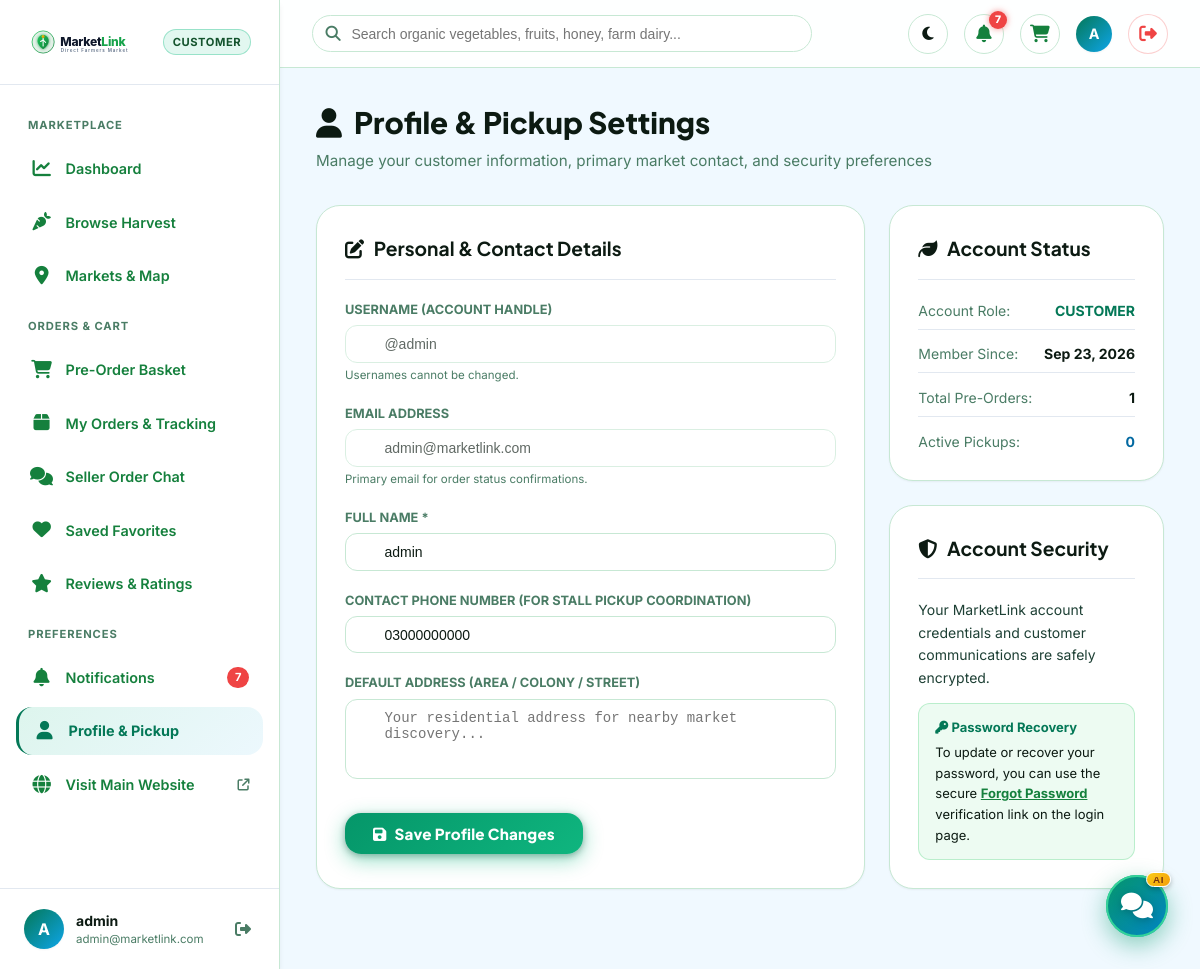
Page /customer/profile.php (signed in) on the committed database.
### tables this page shows
CREATE TABLE `customer_profiles` (
  `customer_id` int(11) NOT NULL,
  `full_name` varchar(100) NOT NULL,
  `default_address` text DEFAULT NULL,
  `saved_latitude` decimal(10,8) DEFAULT NULL,
  `saved_longitude` decimal(11,8) DEFAULT NULL,
  `created_at` datetime DEFAULT current_timestamp()
);

CREATE TABLE `users` (
  `user_id` int(11) NOT NULL,
  `username` varchar(50) NOT NULL,
  `email` varchar(100) NOT NULL,
  `password_hash` varchar(255) NOT NULL,
  `role` enum('admin','farmer','customer') NOT NULL,
  `status` enum('active','suspended','inactive') DEFAULT 'active',
  `phone_number` varchar(20) DEFAULT NULL,
  `profile_image` varchar(255) DEFAULT NULL,
  `created_at` datetime DEFAULT current_timestamp(),
  `updated_at` datetime DEFAULT current_timestamp() ON UPDATE current_timestamp()
);

### customer/profile.php (the view, shortened to what this page needs)
<?php
$activePage = 'profile';
require_once __DIR__ . '/includes/customer_header.php';
$stmt = $pdo->prepare("SELECT u.username, u.email, u.phone_number, cp.full_name, cp.default_address, u.created_at as member_since
                       FROM users u
                       LEFT JOIN customer_profiles cp ON u.user_id = cp.customer_id
                       WHERE u.user_id = :uid LIMIT 1");
$stmt->execute([':uid' => $currentUserId]);
$profileData = $stmt->fetch();
$tcStmt = $pdo->prepare("SELECT COUNT(*) FROM orders WHERE customer_id = :uid");
$tcStmt->execute([':uid' => $currentUserId]);
$totalOrdersCount = (int)$tcStmt->fetchColumn();
$acStmt = $pdo->prepare("SELECT COUNT(*) FROM orders WHERE customer_id = :uid AND order_status IN ('placed','accepted','ready_for_pickup')");
$acStmt->execute([':uid' => $currentUserId]);
$activeOrdersCount = (int)$acStmt->fetchColumn();
?>
<div class="page-header-row">
  <div>
    <h1 class="page-heading">
      <span><i class="fa-solid fa-user" aria-hidden="true"></i></span> Profile & Pickup Settings
    </h1>
    <p class="page-subheading">
      Manage your customer information, primary market contact, and security preferences
    </p>
  </div>
</div>
<div class="dashboard-grid-2">
  <div class="portal-card">
    <div class="portal-card-header">
      <h3 class="portal-card-title">
        <span><i class="fa-solid fa-pen-to-square" aria-hidden="true"></i></span> Personal & Contact Details
      </h3>
    </div>
    <form method="POST">
      <div style="margin-bottom:1.25rem;">
        <label style="display:block; font-size:0.8rem; font-weight:700; color:var(--text-muted); text-transform:uppercase; margin-bottom:0.4rem;">
          Username (Account Handle)
        </label>
        <input type="text" value="@<?= htmlspecialchars($profileData['username']) ?>" disabled class="topbar-search-input" style="border-radius:var(--radius-md); opacity:0.65; cursor:not-allowed;">
        <span style="font-size:0.72rem; color:var(--text-muted); margin-top:0.25rem; display:block;">Usernames cannot be changed.</span>
      </div>
      <div style="margin-bottom:1.25rem;">
        <label style="display:block; font-size:0.8rem; font-weight:700; color:var(--text-muted); text-transform:uppercase; margin-bottom:0.4rem;">
          Email Address
        </label>
        <input type="email" value="<?= htmlspecialchars($profileData['email']) ?>" disabled class="topbar-search-input" style="border-radius:var(--radius-md); opacity:0.65; cursor:not-allowed;">
        <span style="font-size:0.72rem; color:var(--text-muted); margin-top:0.25rem; display:block;">Primary email for order status confirmations.</span>
      </div>
      <div style="margin-bottom:1.25rem;">
        <label style="display:block; font-size:0.8rem; font-weight:700; color:var(--text-muted); text-transform:uppercase; margin-bottom:0.4rem;">
          Full Name *
        </label>
        <input type="text" name="full_name" value="<?= htmlspecialchars($profileData['full_name'] ?? '') ?>" required class="topbar-search-input" style="border-radius:var(--radius-md);">
      </div>
      <div style="margin-bottom:1.25rem;">
        <label style="display:block; font-size:0.8rem; font-weight:700; color:var(--text-muted); text-transform:uppercase; margin-bottom:0.4rem;">
          Contact Phone Number (For Stall Pickup Coordination)
        </label>
        <input type="tel" name="phone_number" value="<?= htmlspecialchars($profileData['phone_number'] ?? '') ?>" placeholder="e.g. 03001234567" class="topbar-search-input" style="border-radius:var(--radius-md);">
      </div>
      <div style="margin-bottom:1.75rem;">
        <label style="display:block; font-size:0.8rem; font-weight:700; color:var(--text-muted); text-transform:uppercase; margin-bottom:0.4rem;">
          Default Address (Area / Colony / Street)
        </label>
        <textarea name="default_address" class="topbar-search-input" style="border-radius:var(--radius-md); height:80px; resize:none;" placeholder="Your residential address for nearby market discovery..."><?= htmlspecialchars($profileData['default_address'] ?? '') ?></textarea>
      </div>
      <button type="submit" class="btn-primary" style="padding:0.7rem 1.75rem; font-size:0.95rem; cursor:pointer;">
        <span><i class="fa-solid fa-floppy-disk" aria-hidden="true"></i></span> Save Profile Changes
      </button>
    </form>
  </div>
  <div style="display:flex; flex-direction:column; gap:1.5rem;">
    <div class="portal-card">
      <div class="portal-card-header">
        <h3 class="portal-card-title">
          <span><i class="fa-solid fa-leaf" aria-hidden="true"></i></span> Account Status
        </h3>
      </div>
      <div style="display:flex; flex-direction:column; gap:0.85rem; font-size:0.875rem;">
        <div style="display:flex; justify-content:space-between; border-bottom:1px solid var(--border-subtle); padding-bottom:0.5rem;">
          <span style="color:var(--text-muted);">Account Role:</span>
          <strong style="color:var(--emerald-400); text-transform:uppercase;">Customer</strong>
        </div>
        <div style="display:flex; justify-content:space-between; border-bottom:1px solid var(--border-subtle); padding-bottom:0.5rem;">
          <span style="color:var(--text-muted);">Member Since:</span>
          <strong style="color:var(--text-primary);"><?= date('M d, Y', strtotime($profileData['member_since'])) ?></strong>
        </div>
        <div style="display:flex; justify-content:space-between; border-bottom:1px solid var(--border-subtle); padding-bottom:0.5rem;">
          <span style="color:var(--text-muted);">Total Pre-Orders:</span>
          <strong style="color:var(--text-primary);"><?= $totalOrdersCount ?></strong>
        </div>
        <div style="display:flex; justify-content:space-between;">
          <span style="color:var(--text-muted);">Active Pickups:</span>
          <strong style="color:var(--sky-400);"><?= $activeOrdersCount ?></strong>
        </div>
      </div>
    </div>
    <div class="portal-card">
      <div class="portal-card-header">
        <h3 class="portal-card-title">
          <span><i class="fa-solid fa-shield-halved" aria-hidden="true"></i></span> Account Security
        </h3>
      </div>
      <div style="font-size:0.875rem; color:var(--text-secondary); line-height:1.6;">
        <p style="margin:0 0 0.85rem;">
          Your MarketLink account credentials and customer communications are safely encrypted.
        </p>
        <div style="background:rgba(34,197,94,0.08); border:1px solid rgba(34,197,94,0.25); border-radius:var(--radius-md); padding:0.85rem 1rem; color:var(--text-primary); font-size:0.8125rem;">
          <strong style="color:var(--emerald-400); display:block; margin-bottom:0.25rem;">
            <i class="fa-solid fa-key" aria-hidden="true"></i> Password Recovery
          </strong>
          To update or recover your password, you can use the secure
          <a href="<?= BASE_URL ?>/forgot_password.php" style="color:var(--primary-400); font-weight:700; text-decoration:underline;">Forgot Password</a>
          verification link on the login page.
        </div>
      </div>
    </div>
  </div>
</div>
<?php require_once __DIR__ . '/includes/customer_footer.php'; ?>

### customer/includes/customer_header.php (shortened to what this page needs)
<?php
$pdo = getDBConnection();
$currentUserId = $_SESSION['user_id'];
$stmt = $pdo->prepare("SELECT u.user_id, u.username, u.email, u.phone_number, cp.full_name, cp.default_address
                       FROM users u
                       LEFT JOIN customer_profiles cp ON u.user_id = cp.customer_id
                       WHERE u.user_id = :uid LIMIT 1");
$stmt->execute([':uid' => $currentUserId]);
$customerUser = $stmt->fetch();
$displayName = !empty($customerUser['full_name']) ? $customerUser['full_name'] : $customerUser['username'];
$unreadStmt = $pdo->prepare("SELECT COUNT(*) FROM notifications WHERE user_id = :uid AND is_read = 0");
$unreadStmt->execute([':uid' => $currentUserId]);
$unreadNotifsCount = (int)$unreadStmt->fetchColumn();
$activePage = $activePage ?? 'dashboard';
?>
<!DOCTYPE html>
<html lang="en">
<head>
  <link rel="stylesheet" href="https://cdnjs.cloudflare.com/ajax/libs/font-awesome/6.7.2/css/all.min.css">
  <link rel="stylesheet" href="<?= BASE_URL ?>/assets/css/main.css">
  <link rel="stylesheet" href="<?= BASE_URL ?>/assets/css/home.css">
  <link rel="stylesheet" href="<?= BASE_URL ?>/assets/css/customer.css">
  <link rel="stylesheet" href="<?= BASE_URL ?>/assets/css/responsive.css">
  <link rel="stylesheet" href="<?= BASE_URL ?>/assets/css/ai-assistant.css">
  <link rel="stylesheet" href="https://unpkg.com/leaflet@1.9.4/dist/leaflet.css"/>
</head>
<body>
<div class="customer-layout">
  <?php require_once __DIR__ . '/customer_sidebar.php'; ?>
  <div class="customer-main">
    <header class="customer-topbar">
      <div class="topbar-left">
        <form action="<?= BASE_URL ?>/customer/products.php" method="GET" class="topbar-search-box">
          <span class="topbar-search-icon"><i class="fa-solid fa-magnifying-glass" aria-hidden="true"></i></span>
          <input type="text" name="search" class="topbar-search-input" placeholder="Search organic vegetables, fruits, honey, farm dairy..." value="<?= htmlspecialchars($_GET['search'] ?? '') ?>">
        </form>
      </div>
      <div class="topbar-right">
        <button type="button" class="theme-toggle-btn" aria-label="Toggle theme mode" title="Toggle theme">
          <span class="theme-toggle-icon"><i class="fa-solid fa-moon" aria-hidden="true"></i></span>
        </button>
        <a href="<?= BASE_URL ?>/customer/notifications.php" class="topbar-btn" title="Notifications">
          <i class="fa-solid fa-bell" aria-hidden="true"></i>
          <?php if ($unreadNotifsCount > 0): ?>
            <span class="topbar-badge"><?= $unreadNotifsCount ?></span>
          <?php endif; ?>
        </a>
        <a href="<?= BASE_URL ?>/customer/cart.php" class="topbar-btn" title="Pre-Order Basket">
          <i class="fa-solid fa-cart-shopping" aria-hidden="true"></i>
        </a>
        <a href="<?= BASE_URL ?>/customer/profile.php" style="text-decoration:none; display:flex; align-items:center; gap:0.65rem;">
          <div class="sidebar-user-avatar" style="width:36px; height:36px; font-size:0.9rem;">
            <?= strtoupper(substr($displayName, 0, 1)) ?>
          </div>
        </a>
        <a href="<?= BASE_URL ?>/logout.php" class="topbar-btn" title="Sign Out" style="color:var(--rose-500, #ef4444); border-color:rgba(239,68,68,0.25);">
          <i class="fa-solid fa-right-from-bracket" aria-hidden="true"></i>
        </a>
      </div>
    </header>
    <main class="customer-content">

### customer/includes/customer_sidebar.php (shortened to what this page needs)
<aside class="customer-sidebar">
  <div class="sidebar-brand">
    <a href="<?= BASE_URL ?>/index.php" style="display:flex; align-items:center; gap:0.6rem; text-decoration:none;">
      <img src="<?= BASE_URL ?>/assets/images/logo.svg" alt="MarketLink" class="sidebar-brand-img dashboard-logo-light">
    </a>
    <span class="sidebar-badge">Customer</span>
  </div>
  <nav class="sidebar-nav">
    <div class="sidebar-nav-title">Marketplace</div>
    <a href="<?= BASE_URL ?>/customer/dashboard.php" class="sidebar-link <?= ($activePage === 'dashboard') ? 'active' : '' ?>">
      <div class="sidebar-link-content">
        <span class="sidebar-link-icon"><i class="fa-solid fa-chart-line" aria-hidden="true"></i></span>
        <span>Dashboard</span>
      </div>
    </a>
    <a href="<?= BASE_URL ?>/customer/products.php" class="sidebar-link <?= ($activePage === 'products') ? 'active' : '' ?>">
      <div class="sidebar-link-content">
        <span class="sidebar-link-icon"><i class="fa-solid fa-carrot" aria-hidden="true"></i></span>
        <span>Browse Harvest</span>
      </div>
    </a>
    <a href="<?= BASE_URL ?>/customer/markets.php" class="sidebar-link <?= ($activePage === 'markets') ? 'active' : '' ?>">
      <div class="sidebar-link-content">
        <span class="sidebar-link-icon"><i class="fa-solid fa-location-dot" aria-hidden="true"></i></span>
        <span>Markets & Map</span>
      </div>
    </a>
    <div class="sidebar-nav-title">Orders & Cart</div>
    <a href="<?= BASE_URL ?>/customer/cart.php" class="sidebar-link <?= ($activePage === 'cart') ? 'active' : '' ?>">
      <div class="sidebar-link-content">
        <span class="sidebar-link-icon"><i class="fa-solid fa-cart-shopping" aria-hidden="true"></i></span>
        <span>Pre-Order Basket</span>
      </div>
    </a>
    <a href="<?= BASE_URL ?>/customer/orders.php" class="sidebar-link <?= ($activePage === 'orders') ? 'active' : '' ?>">
      <div class="sidebar-link-content">
        <span class="sidebar-link-icon"><i class="fa-solid fa-box" aria-hidden="true"></i></span>
        <span>My Orders & Tracking</span>
      </div>
    </a>
    <a href="<?= BASE_URL ?>/customer/chat.php" class="sidebar-link <?= ($activePage === 'chat') ? 'active' : '' ?>">
      <div class="sidebar-link-content">
        <span class="sidebar-link-icon"><i class="fa-solid fa-comments" aria-hidden="true"></i></span>
        <span>Seller Order Chat</span>
      </div>
    </a>
    <a href="<?= BASE_URL ?>/customer/favorites.php" class="sidebar-link <?= ($activePage === 'favorites') ? 'active' : '' ?>">
      <div class="sidebar-link-content">
        <span class="sidebar-link-icon"><i class="fa-solid fa-heart" aria-hidden="true"></i></span>
        <span>Saved Favorites</span>
      </div>
    </a>
    <a href="<?= BASE_URL ?>/customer/reviews.php" class="sidebar-link <?= ($activePage === 'reviews') ? 'active' : '' ?>">
      <div class="sidebar-link-content">
        <span class="sidebar-link-icon"><i class="fa-solid fa-star" aria-hidden="true"></i></span>
        <span>Reviews & Ratings</span>
      </div>
    </a>
    <div class="sidebar-nav-title">Preferences</div>
    <a href="<?= BASE_URL ?>/customer/notifications.php" class="sidebar-link <?= ($activePage === 'notifications') ? 'active' : '' ?>">
      <div class="sidebar-link-content">
        <span class="sidebar-link-icon"><i class="fa-solid fa-bell" aria-hidden="true"></i></span>
        <span>Notifications</span>
      </div>
      <?php if ($unreadNotifsCount > 0): ?>
        <span class="sidebar-count-badge" style="background:#ef4444;"><?= $unreadNotifsCount ?></span>
      <?php endif; ?>
    </a>
    <a href="<?= BASE_URL ?>/customer/profile.php" class="sidebar-link <?= ($activePage === 'profile') ? 'active' : '' ?>">
      <div class="sidebar-link-content">
        <span class="sidebar-link-icon"><i class="fa-solid fa-user" aria-hidden="true"></i></span>
        <span>Profile & Pickup</span>
      </div>
    </a>
    <a href="<?= BASE_URL ?>/index.php" class="sidebar-link" target="_blank">
      <div class="sidebar-link-content">
        <span class="sidebar-link-icon"><i class="fa-solid fa-globe" aria-hidden="true"></i></span>
        <span>Visit Main Website</span>
      </div>
      <span style="font-size:0.75rem; color:var(--text-muted);"><i class="fa-solid fa-arrow-up-right-from-square" aria-hidden="true"></i></span>
    </a>
  </nav>
  <div class="sidebar-footer">
    <div class="sidebar-user-card">
      <div class="sidebar-user-avatar">
        <?= strtoupper(substr($displayName, 0, 1)) ?>
      </div>
      <div class="sidebar-user-details">
        <div class="sidebar-user-name" title="<?= htmlspecialchars($displayName) ?>"><?= htmlspecialchars($displayName) ?></div>
        <div class="sidebar-user-role"><?= htmlspecialchars($customerUser['email']) ?></div>
      </div>
      <a href="<?= BASE_URL ?>/logout.php" title="Sign Out" style="color:var(--text-muted); display:flex; align-items:center; justify-content:center; text-decoration:none; padding:4px; border-radius:6px; transition:color 0.2s ease;">
        <i class="fa-solid fa-right-from-bracket" aria-hidden="true"></i>
      </a>
    </div>
  </div>
</aside>

### rows in the picture
customer_profiles: full_name "A", full_name "admin", customer_id.email "admin@marketlink.com", customer_id.username "@admin", phone_number "03000000000", customer_id.created_at "Sep 23, 2026"

### other values in the picture
$unreadNotifsCount "7"
$totalOrdersCount "1"
$activeOrdersCount "0"
